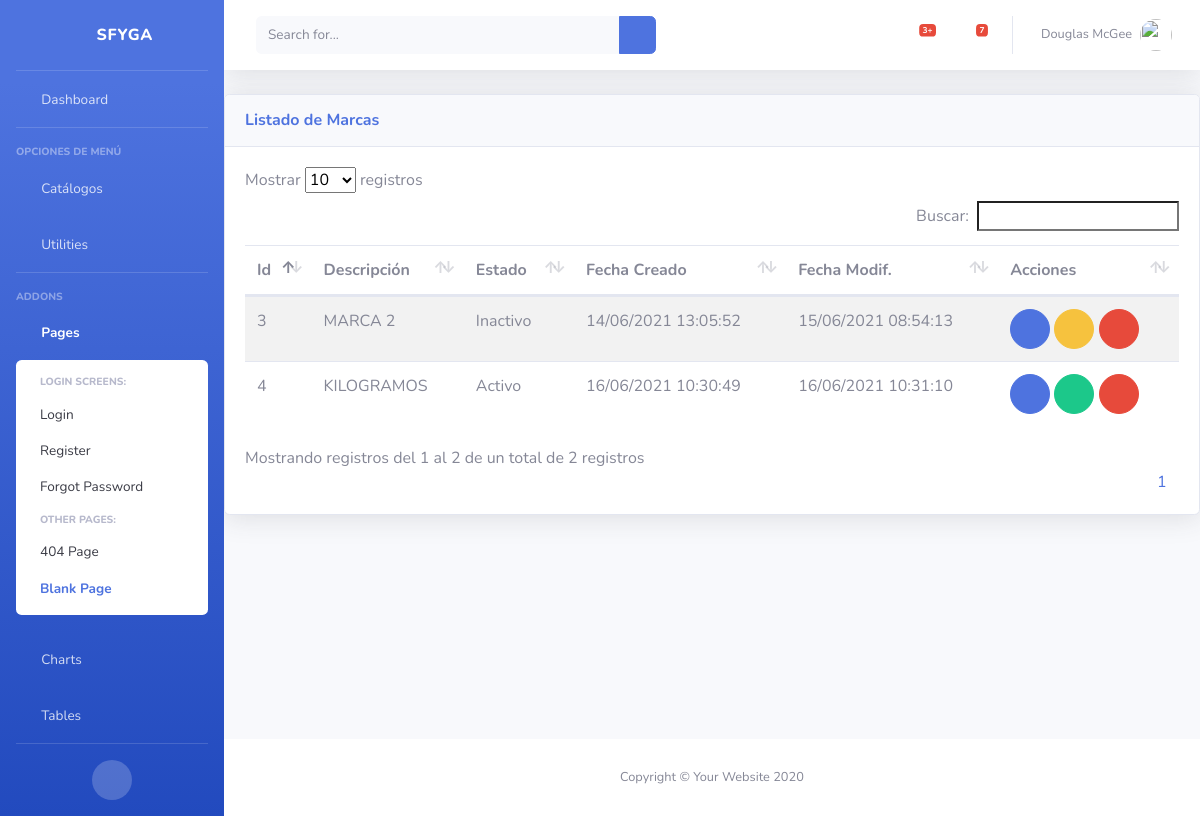
Page /inv/marca/ (signed in) on the earlier database version.
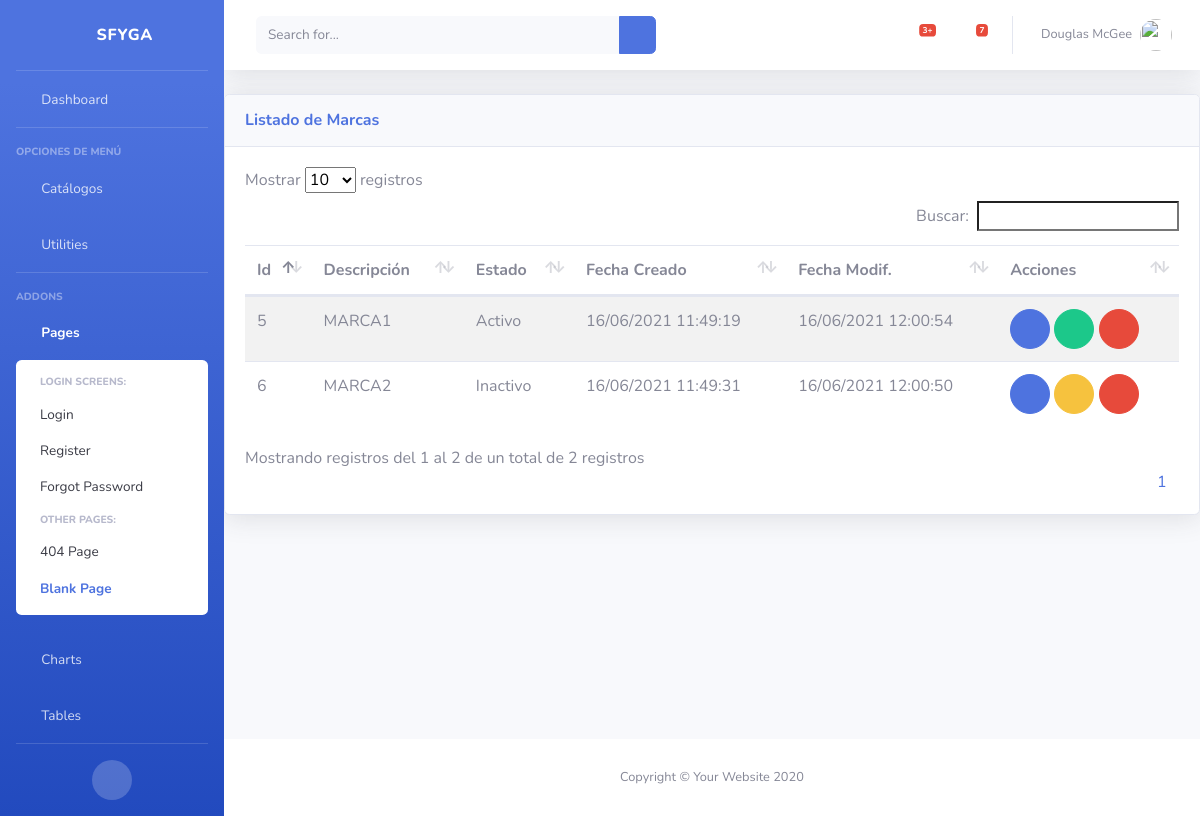
Same page on the later database version.
### inv/models.py (models this page shows, shortened)
class Marca(ClaseModelo):
    descripcion = models.CharField(max_length=100, help_text='Marca', unique=True)
    class Meta:
        verbose_name_plural = 'Marcas'

### inv/views.py (the view)
# urls.py: path('marca/', MarcaView.as_view(), name='marca_list'),
class MarcaView(LoginRequiredMixin, generic.ListView):
    model = Marca
    template_name = "inv/marca_list.html"
    context_object_name = "obj"
    login_url = "bases:login"

### inv/templates/inv/marca_list.html (shortened to what this page needs)
{% extends 'base/base.html' %}
{% block page_content %}
<div class="card shadow mb-4">
    <div
        class="card-header py-3 d-flex flex-row align-items-center justify-content-between">
        <h6 class="m-0 font-weight-bold text-primary">Listado de Marcas</h6>
        <div class="dropdown no-arrow">
            <a class="dropdown-toggle" href="#" role="button" id="dropdownMenuLink"
                data-toggle="dropdown" aria-haspopup="true" aria-expanded="false">
                <i class="fas fa-ellipsis-v fa-sm fa-fw text-gray-400"></i>
            </a>
        </div>
    </div>
    <div class="card-body">
        {% if not obj %}
            <div class="alert alert-info">No Hay Marcas</div>
        {% else %}
            <table class= "table table-striped table-hover">
                <thead>
                    <th>Id</th>
                    <th>Descripción</th>
                    <th>Estado</th>
                    <th>Fecha Creado</th>
                    <th>Fecha Modif.</th>
                    <th class="all">Acciones</th>
                </thead>
                <tbody>
                    {% for item in obj %}
                    <tr>
                        <td>{{ item.id }}</td>
                        <td>{{ item.descripcion }}</td>
                        <td>{{ item.estado| yesno:"Activo,Inactivo" }}</td>
                        <td>{{ item.fc | date:"d/m/Y H:i:s" }}</td>
                        <td>{{ item.fm | date:"d/m/Y H:i:s" }}</td>
                        <td>
                            <a href="{% url 'inv:marca_edit' item.id %}" class="btn btn-primary btn-circle" role="button"><i class="fas fa-edit"></i></a>
                            {% if item.estado == True %}
                                <a href="{% url 'inv:marca_inactivar' item.id %}" class="btn btn-success btn-circle" role="button"><i class="fas fa-check"></i></a>
                            {% else %}
                                <a href="{% url 'inv:marca_inactivar' item.id %}" class="btn btn-warning btn-circle" role="button"><i class="fas fa-check"></i></a>
                            {% endif %}
                            <a href="{% url 'inv:marca_del' item.id %}" class="btn btn-danger btn-circle" role="button"><i class="fas fa-trash-alt"></i></a>
                        </td>
                    </tr>
                    {% endfor %}
                </tbody>
            </table>
        {% endif %}
    </div>
</div>
{% endblock page_content %}

### templates/base/base.html (shortened to what this page needs)
{% load static %}
<!DOCTYPE html>
<html lang="es">
<head>
    <link href="{% static 'base/vendor/fontawesome-free/css/all.min.css' %}" rel="stylesheet" type="text/css">
    <link href="{% static 'base/css/sb-admin-2.min.css' %}" rel="stylesheet">
    <link href="{% static 'base/vendor/datatables/datatables.bootstrap4.min.css' %}" rel="stylesheet">
</head>
<body id="page-top" class="bg-gradient-primary">
    <div id="wrapper">
        {% block side_bar %}
        <ul class="navbar-nav bg-gradient-primary sidebar sidebar-dark accordion" id="accordionSidebar">
            <a class="sidebar-brand d-flex align-items-center justify-content-center" href="{% url 'bases:home' %}">
                <div class="sidebar-brand-icon rotate-n-15">
                    <i class="fas fa-laugh-wink"></i>
                </div>
                <div class="sidebar-brand-text mx-3">SFyGA</div>
            </a>
            <hr class="sidebar-divider my-0">
            <li class="nav-item">
                <a class="nav-link" href="{% url 'bases:home' %}">
                    <i class="fas fa-fw fa-tachometer-alt"></i>
                    <span>Dashboard</span></a>
            </li>
            <hr class="sidebar-divider">
            <div class="sidebar-heading">
                Opciones de Menú
            </div>
            <li class="nav-item">
                <a class="nav-link collapsed" href="#" data-toggle="collapse" data-target="#collapseTwo"
                    aria-expanded="true" aria-controls="collapseTwo">
                    <i class="fas fa-fw fa-cog"></i>
                    <span>Catálogos</span>
                </a>
            </li>
            <li class="nav-item">
                <a class="nav-link collapsed" href="#" data-toggle="collapse" data-target="#collapseUtilities"
                    aria-expanded="true" aria-controls="collapseUtilities">
                    <i class="fas fa-fw fa-wrench"></i>
                    <span>Utilities</span>
                </a>
            </li>
            <hr class="sidebar-divider">
            <div class="sidebar-heading">
                Addons
            </div>
            <li class="nav-item active">
                <a class="nav-link" href="#" data-toggle="collapse" data-target="#collapsePages" aria-expanded="true"
                    aria-controls="collapsePages">
                    <i class="fas fa-fw fa-folder"></i>
                    <span>Pages</span>
                </a>
                <div id="collapsePages" class="collapse show" aria-labelledby="headingPages"
                    data-parent="#accordionSidebar">
                    <div class="bg-white py-2 collapse-inner rounded">
                        <h6 class="collapse-header">Login Screens:</h6>
                        <a class="collapse-item" href="login.html">Login</a>
                        <a class="collapse-item" href="register.html">Register</a>
                        <a class="collapse-item" href="forgot-password.html">Forgot Password</a>
                        <h6 class="collapse-header">Other Pages:</h6>
                        <a class="collapse-item" href="404.html">404 Page</a>
                        <a class="collapse-item active" href="blank.html">Blank Page</a>
                    </div>
                </div>
            </li>
            <li class="nav-item">
                <a class="nav-link" href="charts.html">
                    <i class="fas fa-fw fa-chart-area"></i>
                    <span>Charts</span></a>
            </li>
            <li class="nav-item">
                <a class="nav-link" href="tables.html">
                    <i class="fas fa-fw fa-table"></i>
                    <span>Tables</span></a>
            </li>
            <hr class="sidebar-divider d-none d-md-block">
            <div class="text-center d-none d-md-inline">
                <button class="rounded-circle border-0" id="sidebarToggle"></button>
            </div>
        </ul>
        {% endblock side_bar %}
        <div id="content-wrapper" class="d-flex flex-column">
            <div id="content">
                {% block top_bar %}
                <nav class="navbar navbar-expand navbar-light bg-white topbar mb-4 static-top shadow">
                    <form
                        class="d-none d-sm-inline-block form-inline mr-auto ml-md-3 my-2 my-md-0 mw-100 navbar-search">
                        <div class="input-group">
                            <input type="text" class="form-control bg-light border-0 small" placeholder="Search for..."
                                aria-label="Search" aria-describedby="basic-addon2">
                            <div class="input-group-append">
                                <button class="btn btn-primary" type="button">
                                    <i class="fas fa-search fa-sm"></i>
                                </button>
                            </div>
                        </div>
                    </form>
                    <ul class="navbar-nav ml-auto">
                        <li class="nav-item dropdown no-arrow mx-1">
                            <a class="nav-link dropdown-toggle" href="#" id="alertsDropdown" role="button"
                                data-toggle="dropdown" aria-haspopup="true" aria-expanded="false">
                                <i class="fas fa-bell fa-fw"></i>
                                <span class="badge badge-danger badge-counter">3+</span>
                            </a>
                        </li>
                        <li class="nav-item dropdown no-arrow mx-1">
                            <a class="nav-link dropdown-toggle" href="#" id="messagesDropdown" role="button"
                                data-toggle="dropdown" aria-haspopup="true" aria-expanded="false">
                                <i class="fas fa-envelope fa-fw"></i>
                                <span class="badge badge-danger badge-counter">7</span>
                            </a>
                        </li>
                        <li class="nav-item dropdown no-arrow">
                            <a class="nav-link dropdown-toggle" href="#" id="userDropdown" role="button"
                                data-toggle="dropdown" aria-haspopup="true" aria-expanded="false">
                                <span class="mr-2 d-none d-lg-inline text-gray-600 small">Douglas McGee</span>
                                <img class="img-profile rounded-circle"
                                    src="img/undraw_profile.svg">
                            </a>
                        </li>
                    </ul>
                </nav>
                {% endblock top_bar %}
                {% block page_content %}{% endblock page_content %}
            </div>
            {% block footer %}
            <footer class="sticky-footer bg-white">
                <div class="container my-auto">
                    <div class="copyright text-center my-auto">
                        <span>Copyright &copy; Your Website 2020</span>
                    </div>
                </div>
            </footer>
            {% endblock footer %}
        </div>
    </div>
</body>
</html>

Differences in the rows shown:
removed Marca: id "3", descripcion "MARCA 2", estado "Inactivo", fc "14/06/2021 13:05:52", fm "15/06/2021 08:54:13"
removed Marca: id "4", descripcion "KILOGRAMOS", estado "Activo", fc "16/06/2021 10:30:49", fm "16/06/2021 10:31:10"
added Marca: id "5", descripcion "MARCA1", estado "Activo", fc "16/06/2021 11:49:19", fm "16/06/2021 12:00:54"
added Marca: id "6", descripcion "MARCA2", estado "Inactivo", fc "16/06/2021 11:49:31", fm "16/06/2021 12:00:50"
